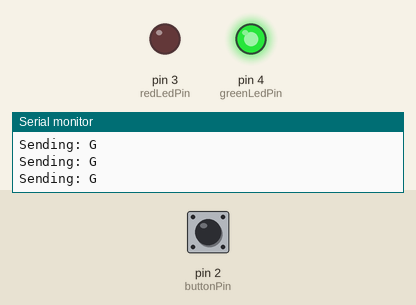
The sketch below on a simulated Arduino Uno, built with avr-gcc and run on an emulated ATmega328P. On the bench: output pins drawn as LEDs (lit = HIGH), the last lines printed to the serial monitor. The test bench sets the inputs (shaded band); at power-on: pin 2 (buttonPin) HIGH. No radio packets arrive unless stated.

Above: at 1.4 s.
1.5 s: pin 2 (buttonPin) pulled LOW for 0.35 s
At 1.9 s:
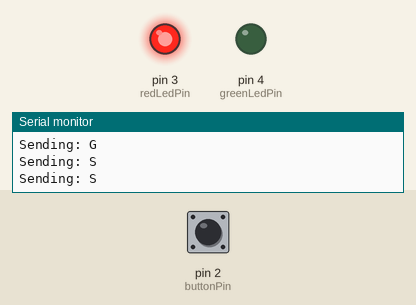
3.6 s: pin 2 (buttonPin) pulled LOW for 3.2 s
At 7.3 s:
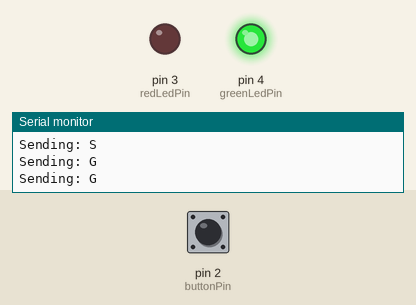
Timing chart, 0 to 8.8 s (numbered marks = the images above; inputs shaded):
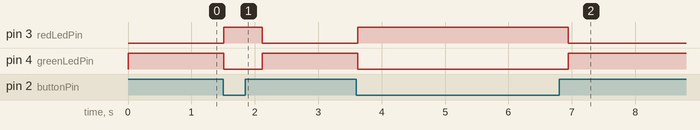

Measured:
- after the input at 1.5 s, pin 3 (redLedPin): LOW → HIGH at once, → LOW 0.60 s later; pin 4 (greenLedPin): HIGH → LOW at once, → HIGH 0.60 s later
- after the input at 3.6 s, pin 3 (redLedPin): LOW → HIGH at once, → LOW 3.3 s later; pin 4 (greenLedPin): HIGH → LOW at once, → HIGH 3.3 s later

The sketch:

sketch_apr10a.ino
```cpp
#include <SPI.h>
#include <nRF24L01.h>
#include <RF24.h>

#define CE_PIN 9
#define CSN_PIN 10

RF24 radio(CE_PIN, CSN_PIN);
const byte address[6] = "00001";

#define buttonPin 2
#define redLedPin 3
#define greenLedPin 4

void setup() {
  Serial.begin(9600);

  pinMode(buttonPin, INPUT_PULLUP); // Button connected to GND and pin 2
  pinMode(redLedPin, OUTPUT);
  pinMode(greenLedPin, OUTPUT);

  radio.begin();
  radio.openWritingPipe(address);
  radio.setPALevel(RF24_PA_LOW);
  radio.stopListening(); // TX mode
}

void loop() {
  char command;
  int buttonState = digitalRead(buttonPin);

  if (buttonState == LOW) {
    // Button pressed → STOP
    digitalWrite(redLedPin, HIGH);
    digitalWrite(greenLedPin, LOW);
    command = 'S';
  } else {
    // Button released → GO
    digitalWrite(redLedPin, LOW);
    digitalWrite(greenLedPin, HIGH);
    command = 'G';
  }

  bool success = radio.write(&command, sizeof(command));
  Serial.print("Sending: ");
  Serial.println(command);
  if (!success) Serial.println("Send failed");

  delay(300);
}
```
